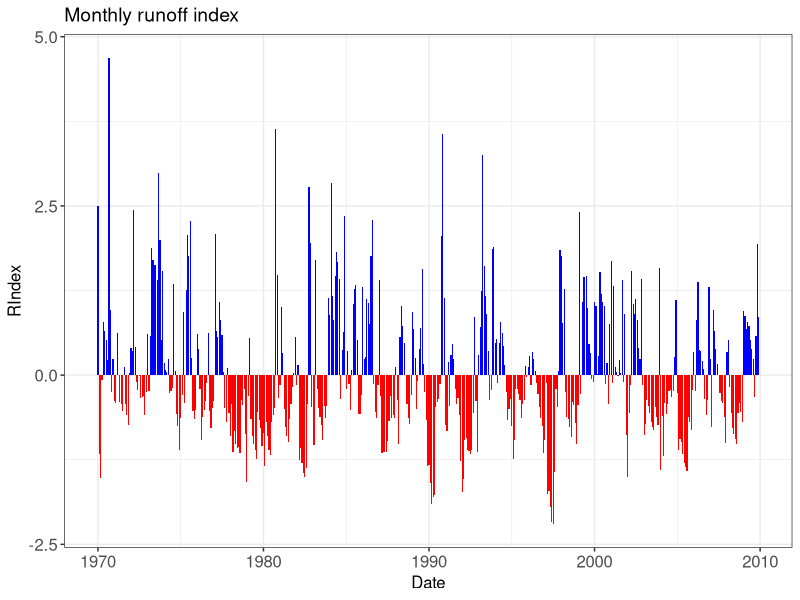

Generate this figure with R:
### Indice de escorrentia mensual basado en la ecuacion n°8 de Rau et al (2019)
### https://doi.org/10.1002/hyp.13318
### https://github.com/hydrocodes
rm(list=ls())
dev.off()
library(ggplot2)
#Ingresar una base de datos mensual en csv: %b-%y(Date), Precipitacion (P) y Evapotranspiracion Potencial (PET) en mm
data <- read.csv("07_rimac_ch.csv",header=TRUE, check.names = F, stringsAsFactors = F)
#Ingresar los parametros morfometricos de la cuenca
a <-2352   #Area en km2
l <- 88.3  #Longitud del rio principal en km
p <- 261   #Perimetro en km

######################
#No cambiar ni mover
######################
X1 <- (a^0.393*l^-4.107*p^4.291)/64.5
X2 <- 0.883*a^0.369*l^-0.229*p^-0.168
X1o <- X1/2
X2o <- 30

phi <- tanh(data$P/X1)
psi <- tanh(data$PET/X1)
phio <- tanh(data$P[1]/X1)
psio <- tanh(data$PET[1]/X1)

S1 <- c(1:nrow(data))
S1[1] <- (X1o+X1*phio)/(1+phio*X1o/X1)
for (i in 2:nrow(data)) {
  S2 <- S1*(1-psi)/(1+psi*(1-S1/X1))
  S <- S2/((1+(S2/X1)^3)^(1/3))
  S1[i] <- (S[i-1]+X1*phi[i])/(1+phi[i]*S[i-1]/X1)
  S2 <- S1*(1-psi)/(1+psi*(1-S1/X1))
  S <- S2/((1+(S2/X1)^3)^(1/3))
  }
P1 <- c(1:nrow(data))
P1[1] <- data$P[1]+X1o-S1[1]
for (i in 2:nrow(data)) {
  P1[i] <- data$P[i]+S[i-1]-S1[i]
  P2 <- S2-S
  P3 <- P1+P2
  }
R1 <- c(1:nrow(data))
R1[1] <- P3[1]+X2o
for (i in 2:nrow(data)) {
  R2 <- R1*X2
  Q <- R2^2/(R2+60)
  R <- R2-Q
  R1[i] <- P3[i] + R[i-1]
  R2 <- R1*X2
  Q <- R2^2/(R2+60)
  R <- R2-Q
  }
data$Qref <- Q
Qvector<-as.vector(t(Q))
######################

#Ingresar las fechas de inicio y fin del periodo de analisis (año, mes)
Qts<-stats::ts(Qvector, start=c(1970, 1), end=c(2009, 12), frequency=12)

######################
dmn <- list(month.abb, unique(floor(time(Qts))))
Qdf <- as.data.frame(t(matrix(Qts, 12, dimnames = dmn)))
res <- scale(Qdf)
attributes(res)[3:4] <- NULL
res_vector<-as.vector(t(res))
data$RIndex <- res_vector
data$Date <- as.POSIXct(paste("01", data$Date, sep = "-"), format = "%d-%b-%y")

#Graficando las series de tiempo
theme_set(theme_bw())
ggplot(data, aes(x = Date, y = RIndex, fill = RIndex >=0)) +
  geom_col(position = "identity")+
  scale_fill_manual(values = c("red", "blue"), guide = FALSE)+
  ggtitle("Monthly runoff index")+
  theme(axis.text=element_text(size=12),
        axis.title=element_text(size=12),
        plot.title=element_text(size=14))
#Escribiendo el archivo de salida conteniendo los caudales referenciales y los indices de escorrentia
write.csv(data,"output.csv")
